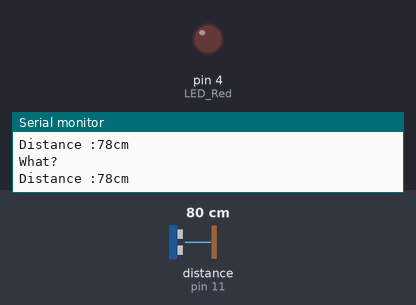
Bench run of a sketch on a simulated Arduino Uno, built with avr-gcc and run on an emulated ATmega328P. Shown: output pins drawn as LEDs (lit = HIGH), the last lines printed to the serial monitor. Wiring (inferred from the names in the program): ultrasonic range finder: trigger pin 12; echo pin 11. The test bench sets the inputs (shaded band); at power-on: distance to the obstacle (sensor on pin 11) 80 cm. The echo pulse lasts 58.3 µs per cm; pins used as bus, display or sensor lines are not drawn.

Above: at 1.2 s.
1.3 s: distance to the obstacle (sensor on pin 11) set to 45 cm
4.3 s: distance to the obstacle (sensor on pin 11) set to 37 cm
At 5.4 s:
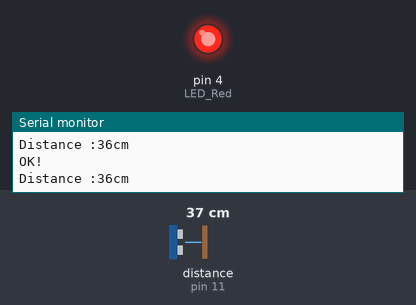
5.8 s: distance to the obstacle (sensor on pin 11) set to 60 cm
At 6.9 s:
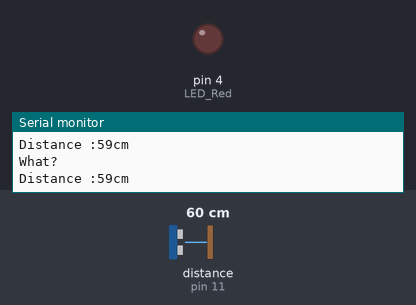
7.3 s: distance to the obstacle (sensor on pin 11) set to 2 cm
At 8.7 s:
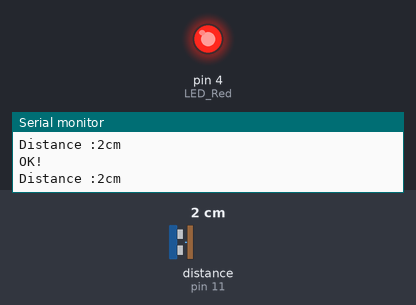
Timing chart, 0 to 9.8 s (numbered marks = the images above; inputs shaded):
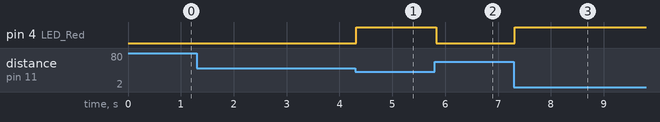

The sketch:

UltraSonic_Sensor.ino
```cpp
#define pin_Echo 11
#define pin_Trig 12
#define LED_Red 4

long duration;
int distance;

void setup(){
  pinMode(pin_Trig, OUTPUT);
  pinMode(pin_Echo, INPUT);
  pinMode(LED_Red, OUTPUT);
  Serial.begin(9600);
  Serial.println("Ultrasonic Sensor Test!");
}

void loop(){
  digitalWrite(pin_Trig , LOW);
  delayMicroseconds(2);
  digitalWrite(pin_Trig, HIGH);
  delayMicroseconds(10);
  digitalWrite(pin_Trig, LOW);
  duration = pulseIn(pin_Echo, HIGH);
  distance = duration * 340 * 100 / 1000000 / 2 ;
  Serial.print("Distance :");
  Serial.print(distance);
  Serial.print("cm\n");

  if(distance < 40){
    digitalWrite(LED_Red, HIGH);
    Serial.println("OK!\n");
  }else{
    digitalWrite(LED_Red, LOW);
    Serial.println("What?");
  }
}
```

Measured:
- the behaviour switches between 41 and 40 cm on distance to the obstacle (sensor on pin 11) (found by bisection; images 0 and 1)
- after the input at 4.3 s, pin 4 (LED_Red): LOW → HIGH at once
- after the input at 5.8 s, pin 4 (LED_Red): HIGH → LOW at once
- after the input at 7.3 s, pin 4 (LED_Red): LOW → HIGH at once
